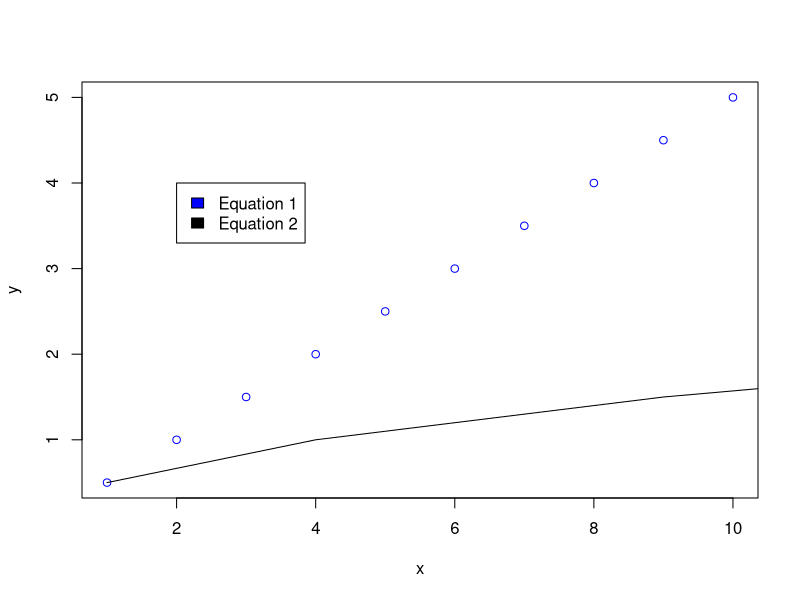

Here is the R script that generated this plot:
x<-1:10
y=x^1/2
z= x^2
plot(x, y, col="blue")
lines(z, y ,col="black")
legend(2, 4, legend=c("Equation 1", "Equation 2"), fill = c("blue","black"))